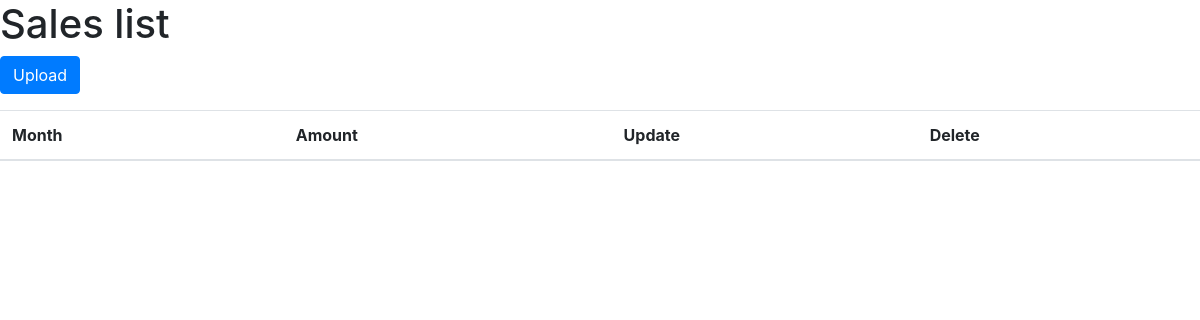
The page /beginning/ on the database as committed earlier.
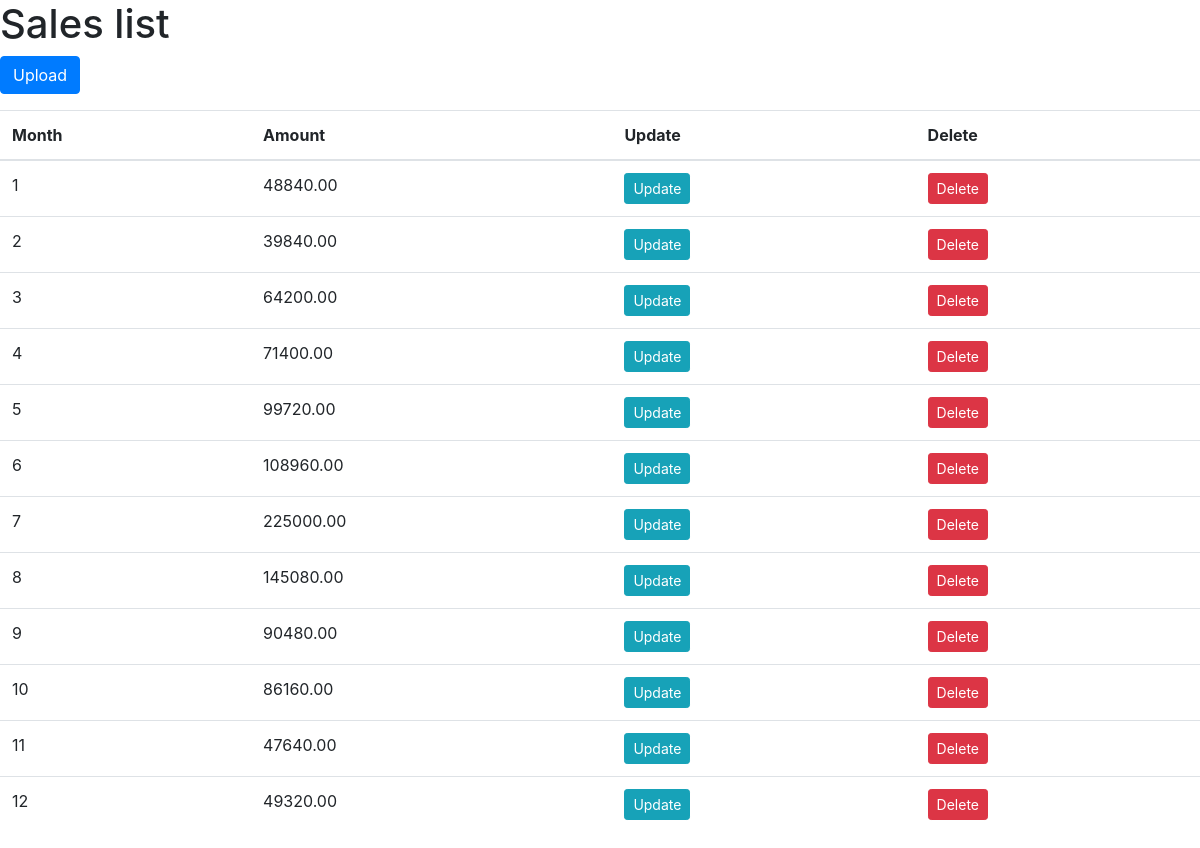
The same page on the database as committed later.
### beginning/models.py (models this page shows)
class Sales(models.Model):
    month = models.IntegerField(validators=[MinValueValidator(1), MaxValueValidator(12)])
    amount = models.DecimalField(max_digits=11, decimal_places=2)

### beginning/views/lession.py (the view)
# urls.py: path('', views.SalesListView.as_view(), name='sales'),
class SalesListView(ListView):
    model = Sales

### beginning/templates/beginning/sales_list.html (shortened to what this page needs)
{% extends 'base.html' %}
{% block content %}
    <h1>Sales list</h1>
    <p>
        <a href="{% url 'beginning:create' %}" class="btn btn-primary">Upload</a>
    </p>
    <table class="table md-0">
        <thead>
        <tr>
            <th>Month</th>
            <th>Amount</th>
            <th>Update</th>
            <th>Delete</th>
        </tr>
        </thead>
        <tbody>
        {% for sales in sales_list %}
            <tr>
                <td>{{ sales.month }}</td>
                <td>{{ sales.amount }}</td>
                <td><a href="{% url 'beginning:update' sales.pk %}" class="btn btn-info btn-sm">Update</a></td>
                <td>
                    <form action="{% url 'beginning:delete' sales.pk %}" method="post">
                        <button type="submit" class="btn btn-danger btn-sm">Delete</button>
                    </form>
                </td>
            </tr>
        {% endfor %}
        </tbody>
    </table>
{% endblock %}

### templates/base.html (shortened to what this page needs)
<!DOCTYPE html>
<html lang="en">
<head>
    <link rel="stylesheet" href="https://stackpath.bootstrapcdn.com/bootstrap/4.5.2/css/bootstrap.min.css"
>
</head>
<body>
{% block content %}
{% endblock %}
</body>
</html>

Rows that differ between the two databases and show on the page:
added Sales: month "1", amount "48840.00"
added Sales: month "2", amount "39840.00"
added Sales: month "3", amount "64200.00"
added Sales: month "4", amount "71400.00"
added Sales: month "5", amount "99720.00"
added Sales: month "6", amount "108960.00"
added Sales: month "7", amount "225000.00"
added Sales: month "8", amount "145080.00"
added Sales: month "9", amount "90480.00"
added Sales: month "10", amount "86160.00"
added Sales: month "11", amount "47640.00"
added Sales: month "12", amount "49320.00"
